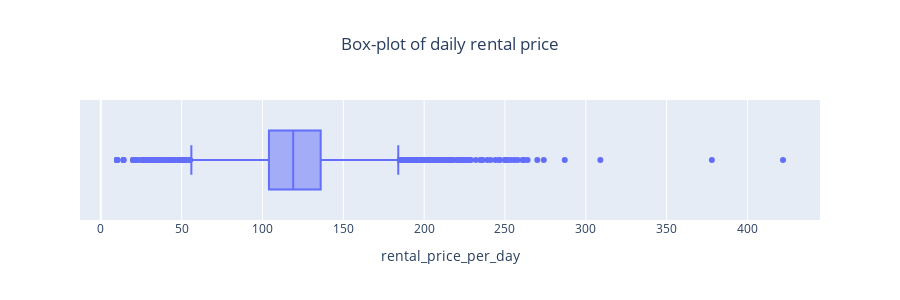

Write notebook code for a chart like this one.
### Code cell
fig = px.box(df,
            x='rental_price_per_day',  
            title=f"Box-plot of daily rental price",
            width=900,
            height=300
            )

fig.update_layout(title_x=0.5)
fig.show()

### Figure 1 — Plotly figure (JSON) as saved in the notebook; plotly's stock layout.template omitted (floating-point values rounded to 4 significant figures; data arrays with more than 128 entries replaced by an {"elided": "..."} marker saying what was removed)
{"data": [{"alignmentgroup": "True", "hovertemplate": "rental_price_per_day=%{x}<extra></extra>", "legendgroup": "", "marker": {"color": "#636efa"}, "name": "", "notched": false, "offsetgroup": "", "orientation": "h", "showlegend": false, "type": "box", "x": {"elided": "4843 int values"}, "x0": " ", "xaxis": "x", "y0": " ", "yaxis": "y"}], "layout": {"boxmode": "group", "height": 300, "legend": {"tracegroupgap": 0}, "title": {"text": "Box-plot of daily rental price", "x": 0.5}, "width": 900, "xaxis": {"anchor": "y", "domain": [0, 1], "title": {"text": "rental_price_per_day"}}, "yaxis": {"anchor": "x", "domain": [0, 1]}}}
